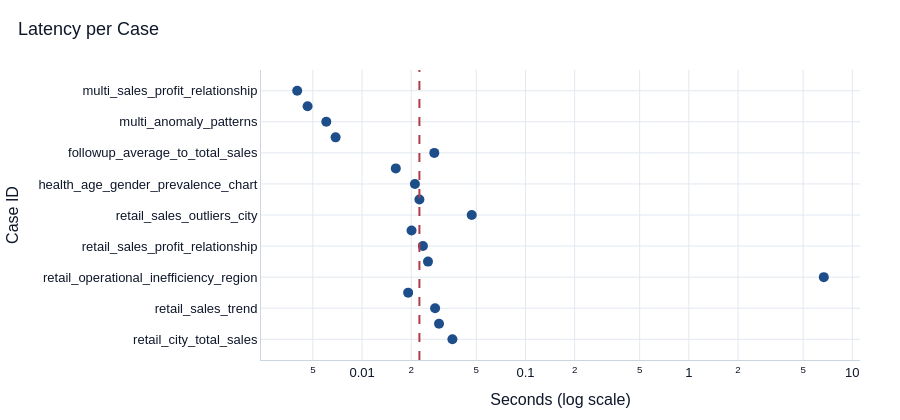

Notebook code for this chart:
### Code cell
fig = go.Figure()

fig.add_scatter(
    x=results["latency_seconds"],
    y=results["case_id"],
    mode="markers",
    marker_color=colors["blue"],
    marker_size=10,
    text=results["case_id"],
    hovertemplate="%{text}<br>%{x:.4f}s<extra></extra>",
)

median_latency = results["latency_seconds"].median()

fig.add_vline(
    x=median_latency,
    line_dash="dash",
    line_color=colors["red"],
)

fig.update_xaxes(type="log")

plotly_layout(
    fig,
    "Latency per Case",
    x_title="Seconds (log scale)",
    y_title="Case ID",
    height=420,
)

fig.show()

### Figure 1 — Plotly figure (JSON) as saved in the notebook; plotly's stock layout.template omitted (floating-point values rounded to 4 significant figures)
{"data": [{"hovertemplate": "%{text}<br>%{x:.4f}s<extra></extra>", "marker": {"color": "#1D4E89", "size": 10}, "mode": "markers", "text": ["retail_city_total_sales", "retail_city_average_sales", "retail_sales_trend", "retail_profit_margin_category", "retail_operational_inefficiency_region", "retail_high_sales_low_profit", "retail_sales_profit_relationship", "retail_discount_profit_relationship", "retail_sales_outliers_city", "health_smoker_prevalence", "health_age_gender_prevalence_chart", "health_indicator_gradient", "followup_average_to_total_sales", "negative_health_on_retail", "multi_anomaly_patterns", "multi_distribution_visuals", "multi_sales_profit_relationship"], "type": "scatter", "x": [0.03573, 0.02958, 0.02798, 0.01915, 6.692, 0.02532, 0.02357, 0.02008, 0.04689, 0.02244, 0.02106, 0.01609, 0.02768, 0.006888, 0.006042, 0.004641, 0.00401], "y": ["retail_city_total_sales", "retail_city_average_sales", "retail_sales_trend", "retail_profit_margin_category", "retail_operational_inefficiency_region", "retail_high_sales_low_profit", "retail_sales_profit_relationship", "retail_discount_profit_relationship", "retail_sales_outliers_city", "health_smoker_prevalence", "health_age_gender_prevalence_chart", "health_indicator_gradient", "followup_average_to_total_sales", "negative_health_on_retail", "multi_anomaly_patterns", "multi_distribution_visuals", "multi_sales_profit_relationship"]}], "layout": {"font": {"color": "#0F172A", "family": "Arial, sans-serif", "size": 13}, "height": 420, "legend": {"orientation": "h", "x": 1, "xanchor": "right", "y": 1.02, "yanchor": "bottom"}, "margin": {"b": 60, "l": 70, "r": 40, "t": 70}, "paper_bgcolor": "#FFFFFF", "plot_bgcolor": "#FFFFFF", "shapes": [{"line": {"color": "#B23A48", "dash": "dash"}, "type": "line", "x0": 0.02244, "x1": 0.02244, "xref": "x", "y0": 0, "y1": 1, "yref": "y domain"}], "title": {"font": {"color": "#0F172A", "size": 18}, "text": "Latency per Case", "x": 0.02, "xanchor": "left"}, "xaxis": {"gridcolor": "#E2E8F0", "linecolor": "#CBD5E1", "showgrid": true, "title": {"text": "Seconds (log scale)"}, "type": "log", "zeroline": false}, "yaxis": {"gridcolor": "#E2E8F0", "linecolor": "#CBD5E1", "showgrid": true, "title": {"text": "Case ID"}, "zeroline": false}}}
